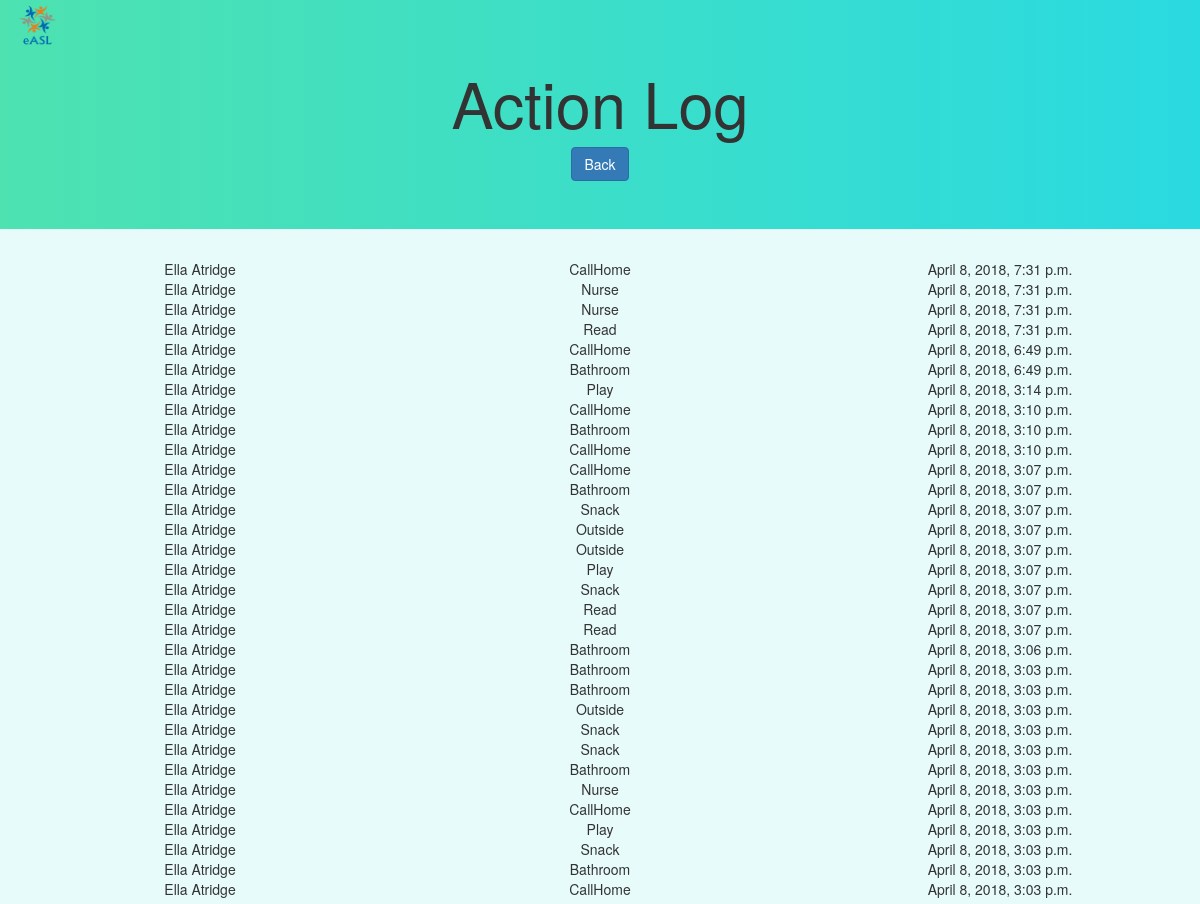
Page /actions/ (signed in, upper part) on the earlier database version.
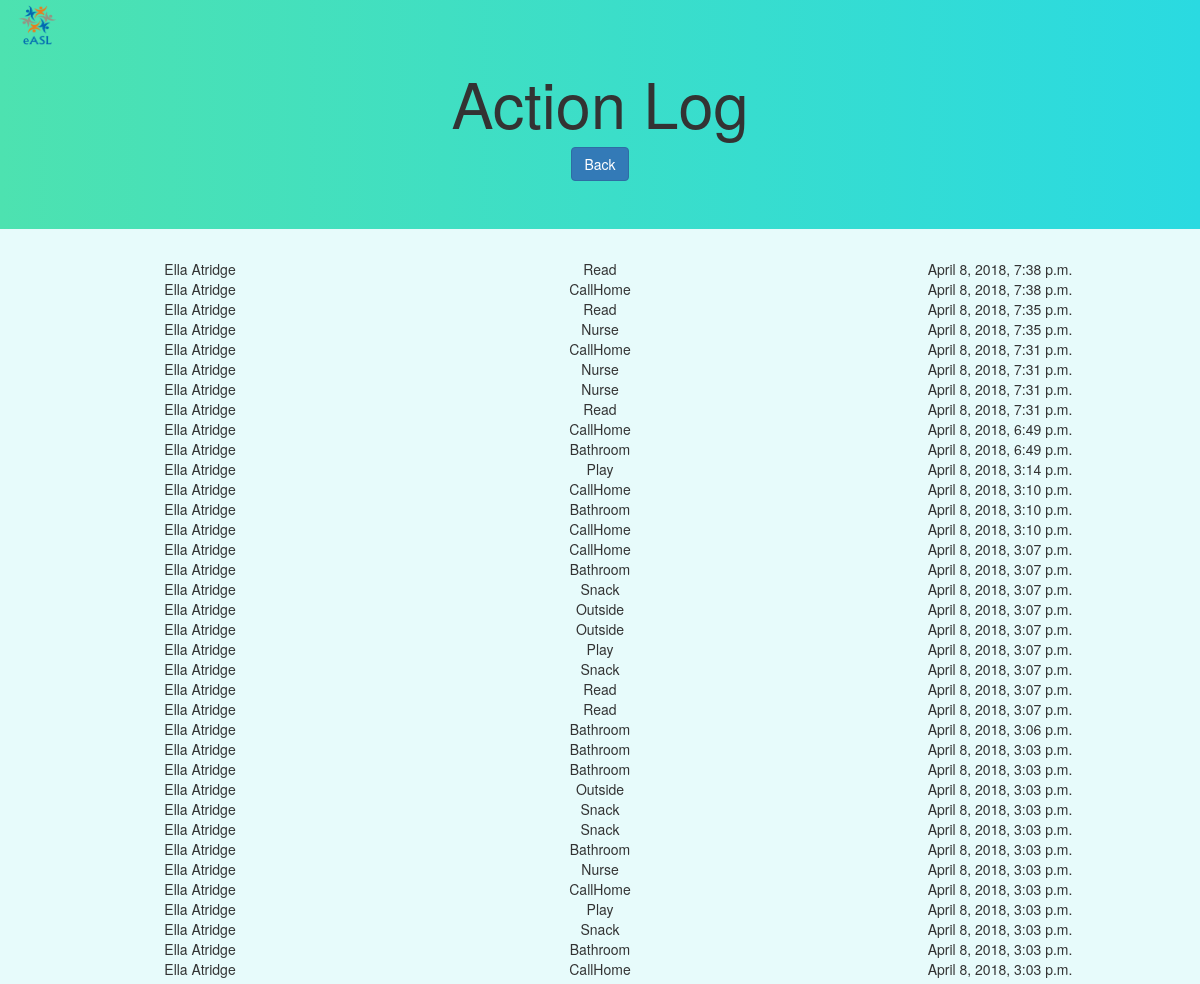
Same page on the later database version.
### webApp/models.py (models this page shows, shortened)
class Action(models.Model):
    ACTION_CHOICES = [('S', 'Snack'), ('P', 'Play'), ('O', 'Outside'), ('B', 'Bathroom'), ('C', 'CallHome'), ('N', 'Nurse'), ('R', 'Read')]
    time = models.DateTimeField()
    action = models.CharField(max_length=1, choices=ACTION_CHOICES)
    student = models.ForeignKey('Student', on_delete=models.CASCADE)
    class Meta:
        ordering = ['-time']

class Student(models.Model):
    first_name = models.CharField(max_length=50)
    last_name = models.CharField(max_length=50)
    date_of_birth = models.DateField()
    gender = models.CharField(max_length=10, choices=[('M', 'Male'), ('F', 'Female')])
    parent = models.ForeignKey(User, null=True, blank=True, on_delete=models.CASCADE)
    def __str__(self):
        return(self.first_name + ' ' + self.last_name)
    class Meta:
        unique_together = [("first_name", "last_name", "date_of_birth")]
        ordering = ['last_name']

### webApp/views.py (the view)
# urls.py: url(r'^actions/$', views.action_log, name='action_log'),
def action_log(request):
    if request.user.is_authenticated:
        if request.user.is_staff:
            actions = Action.objects.all()
            return render(request, 'action_log.html', {'actions': actions})
        else:
            return redirect('/unauth')
    else:
        return redirect('/accounts/login')

### webApp/templates/action_log.html (shortened to what this page needs)
{% extends "base.html" %}
{% block content %}
<img class ='logo' src='/static/images/eASL_logo.png' height="50" width="75">
<div class="jumbotron text-center">
  <h1 class="text-center"> Action Log </h1>
  <input type=button class="btn btn-primary" value="Back" onClick="javascript:history.go(-1);">
</div>
{% for action in actions %}
  <div class="text-center">
    <div class="col-md-4">
      {{ action.student }}
    </div>
    <div class="col-md-4">
        {{ action.get_action_display }}
    </div>
    <div class="col-md-4">
        {{ action.time }}
    </div>
  </div>
{% endfor %}
{% endblock %}

Differences in the rows shown:
added Action: student "Ella Atridge", action "Read", time "April 8, 2018, 7:38 p.m."
added Action: student "Ella Atridge", action "CallHome", time "April 8, 2018, 7:38 p.m."
added Action: student "Ella Atridge", action "Read", time "April 8, 2018, 7:35 p.m."
added Action: student "Ella Atridge", action "Nurse", time "April 8, 2018, 7:35 p.m."
